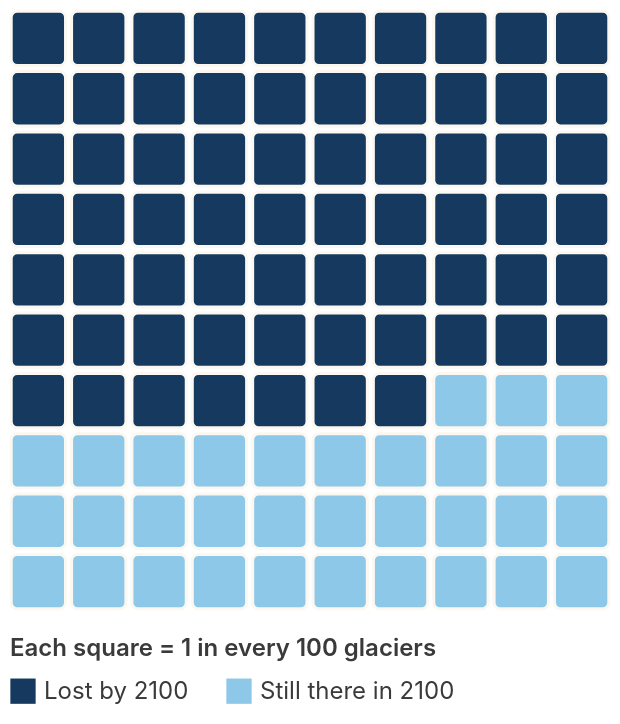

Source (Vega-Lite JSON):
### Vega-Lite specification from a JSON file in a GitHub repository (floating-point values rounded to 4 significant figures)
{"$schema": "https://vega.github.io/schema/vega-lite/v5.json", "width": 300, "height": 300, "padding": {"left": 4, "right": 4, "top": 4, "bottom": 10}, "background": "transparent", "data": {"sequence": {"start": 0, "stop": 100, "as": "i"}}, "transform": [{"calculate": "datum.i % 10", "as": "col"}, {"calculate": "floor(datum.i / 10)", "as": "row"}, {"calculate": "datum.i < 67 ? 'Lost by 2100' : 'Still there in 2100'", "as": "Category"}, {"calculate": "datum.i < 67 ? 'Projected to disappear by 2100' : 'Projected to survive to 2100'", "as": "Outcome"}], "mark": {"type": "rect", "cornerRadius": 3, "stroke": "#fbf8f2", "strokeWidth": 1.5}, "encoding": {"x": {"field": "col", "type": "ordinal", "axis": null}, "y": {"field": "row", "type": "ordinal", "axis": null, "sort": "ascending"}, "color": {"field": "Category", "type": "nominal", "scale": {"domain": ["Lost by 2100", "Still there in 2100"], "range": ["#163A5F", "#8EC8E8"]}, "legend": {"title": "Each square = 1 in every 100 glaciers", "titleFontSize": 12, "titleFontWeight": 600, "titleColor": "#3a3a3a", "titlePadding": 8, "titleLimit": 300, "labelFontSize": 12, "labelColor": "#3a3a3a", "labelLimit": 260, "orient": "bottom", "direction": "horizontal", "symbolType": "square", "symbolSize": 160, "symbolStrokeWidth": 0, "columnPadding": 18, "offset": 14}}, "tooltip": [{"field": "Outcome", "type": "nominal", "title": "This glacier"}]}, "config": {"font": "Inter, sans-serif", "background": "transparent", "view": {"stroke": "transparent"}, "scale": {"bandPaddingInner": 0.1, "bandPaddingOuter": 0.02}}}
